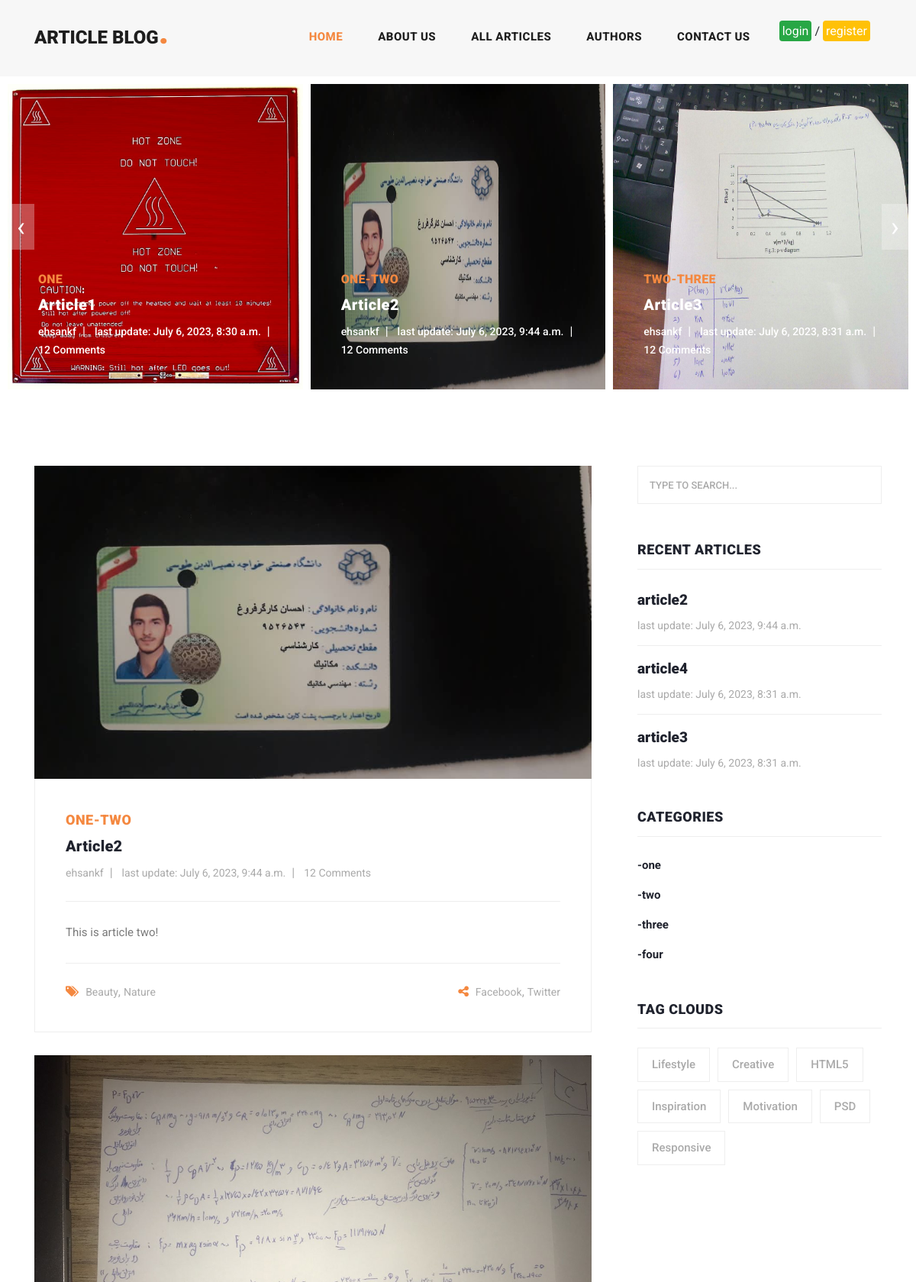
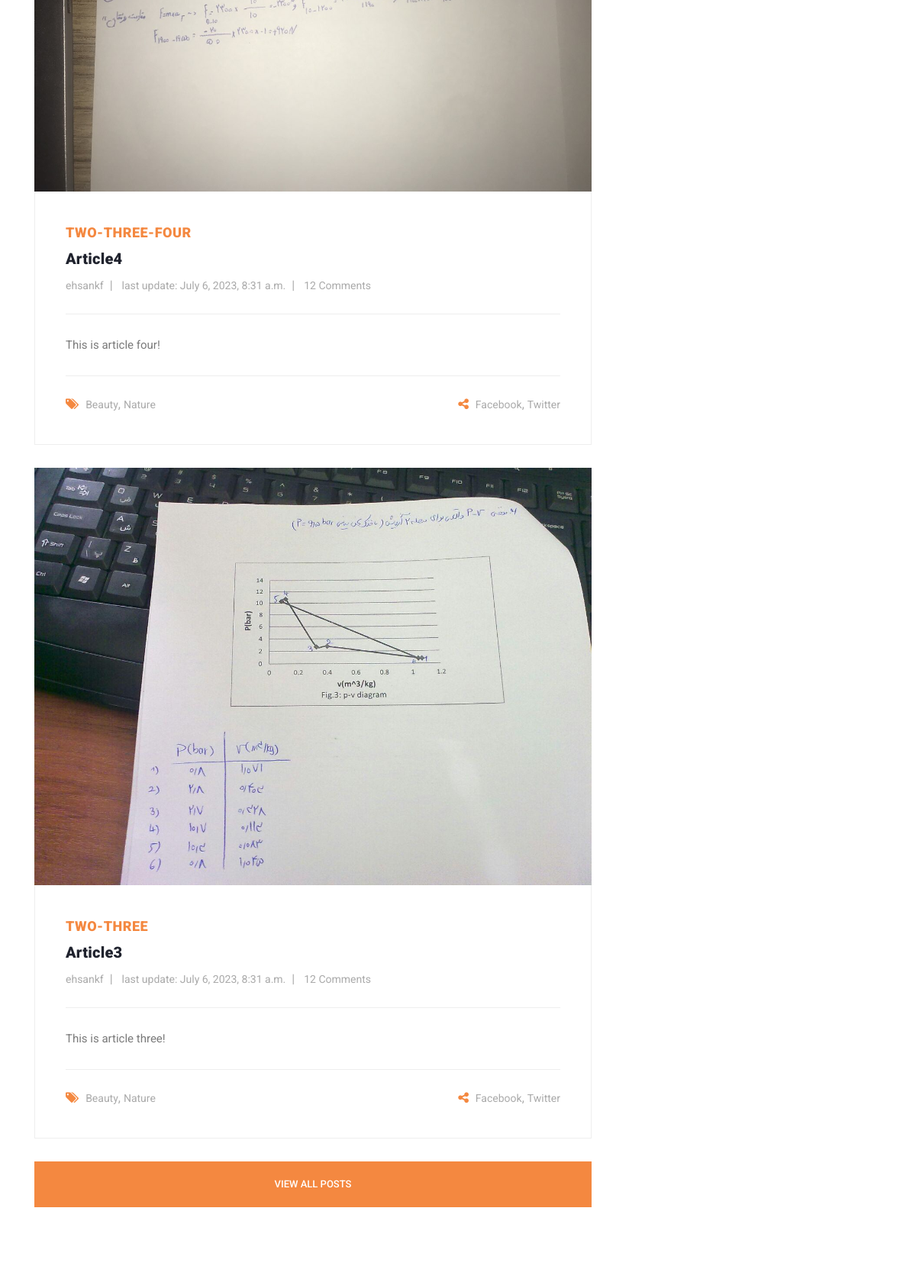
The page / (upper part) on the database its author committed (2 pictures, top to bottom).
### blog/models.py (models this page shows, shortened)
class Article(models.Model):
    title = models.CharField(max_length=50, unique=True)
    slug = models.CharField(max_length=50, unique=True, editable=False)
    body = models.TextField()
    image = models.ImageField(upload_to="images/articles")
    created = models.DateTimeField(auto_now_add=True, null=True, blank=True)
    updated = models.DateTimeField(auto_now=True, null=True, blank=True)
    category = models.ManyToManyField(Category, related_name="articles")
    author = models.ForeignKey(Author, on_delete=models.CASCADE, related_name="articles")
    def get_absolute_url(self):
        return reverse("blog:article-detail", args=[self.slug])

class Category(models.Model):
    title = models.CharField(max_length=50, unique=True)
    slug = models.CharField(max_length=50, unique=True, editable=False)
    def __str__(self):
        return self.title

### account/models.py (models this page shows, shortened)
class Author(models.Model):
    user = models.OneToOneField(User, on_delete=models.CASCADE)
    first_name = models.CharField(max_length=50)
    last_name = models.CharField(max_length=50)
    email = models.EmailField(null=True, blank=True)
    phone_number = models.CharField(max_length=11, null=True, blank=True)
    image = models.ImageField(upload_to="images/Authors")
    nickname = models.CharField(max_length=30, unique=True)
    slug = models.CharField(max_length=30, unique=True, editable=False)
    def __str__(self):
        return self.nickname

### home/views.py (the view)
# urls.py: path('', include('home.urls')),
def home(request):
    articles = Article.objects.all()
    return render(request, "home/home.html", context={"articles": articles})

### context_processors/context_processors.py (called while the page is built)
def recent_articles(request):
    recent_articles = Article.objects.order_by("-updated")[:3]
    return {"recent_articles": recent_articles}

def all_categories(request):
    all_categories = Category.objects.all()
    return {"all_categories": all_categories}

### home/templates/home/home.html
{% extends "base.html" %}
{% load static %}
{% block content %}
<div class="main-banner header-text">
    <div class="container-fluid">
      <div class="owl-banner owl-carousel">
        {% for article in articles %}
            <div class="item">
            <img height="400 px" src="{{ article.image.url }}" alt="">
            <div class="item-content">
                <div class="main-content">
                <div class="meta-category">
                    <span>{% for cat in article.category.all %}{{ cat }}{% if cat != article.category.last %}-{% endif %}{% endfor %}</span>
                </div>
                <a href="{{ article.get_absolute_url }}"><h4>{{ article.title }}</h4></a>
                <ul class="post-info">
                    <li><a href="#">{{ article.author }}</a></li>
                    <li><a href="#">last update: {{ article.updated }}</a></li>
                    <li><a href="#">12 Comments</a></li>
                </ul>
                </div>
            </div>
            </div>
        {% endfor %}
      </div>
    </div>
  </div>
  <section class="blog-posts">
    <div class="container">
      <div class="row">
        <div class="col-lg-8">
          <div class="all-blog-posts">
            <div class="row">
              <div class="col-lg-12">
                {% for article in recent_articles %}
                    <div class="blog-post">
                  <div class="blog-thumb">
                    <img src="{{ article.image.url }}" alt="">
                  </div>
                  <div class="down-content">
                    <span>{% for cat in article.category.all %}{{ cat }}{% if cat != article.category.last %}-{% endif %}{% endfor %}</span>
                    <a href="{{ article.get_absolute_url }}"><h4>{{ article.title }}</h4></a>
                    <ul class="post-info">
                      <li><a href="#">{{ article.author }}</a></li>
                      <li><a href="#">last update: {{ article.updated }}</a></li>
                      <li><a href="#">12 Comments</a></li>
                    </ul>
                    <p>{{ article.body }}</p>
                    <div class="post-options">
                      <div class="row">
                        <div class="col-6">
                          <ul class="post-tags">
                            <li><i class="fa fa-tags"></i></li>
                            <li><a href="#">Beauty</a>,</li>
                            <li><a href="#">Nature</a></li>
                          </ul>
                        </div>
                        <div class="col-6">
                          <ul class="post-share">
                            <li><i class="fa fa-share-alt"></i></li>
                            <li><a href="#">Facebook</a>,</li>
                            <li><a href="#"> Twitter</a></li>
                          </ul>
                        </div>
                      </div>
                    </div>
                  </div>
                    </div>
                {% endfor %}
              </div>
              <div class="col-lg-12">
                <div class="main-button">
                  <a href="{% url 'blog:all-articles' %}">View All Posts</a>
                </div>
              </div>
            </div>
          </div>
        </div>
        <div class="col-lg-4">
          {% include "includes/sidebar.html" %}
        </div>
      </div>
    </div>
  </section>
{% endblock %}

### templates/includes/sidebar.html
<div class="sidebar">
  <div class="row">
    <div class="col-lg-12">
      <div class="sidebar-item search">
        <form id="search_form" name="gs" method="GET" action="#">
          <input type="text" name="q" class="searchText" placeholder="type to search..." autocomplete="on">
        </form>
      </div>
    </div>
    <div class="col-lg-12">
      <div class="sidebar-item recent-posts">
        <div class="sidebar-heading">
          <h2>Recent Articles</h2>
        </div>
        <div class="content">
          <ul>
            {% for article in recent_articles %}
            <li><a href="{{ article.get_absolute_url }}">
              <h5>{{ article.title }}</h5>
              <span>last update: {{ article.updated }}</span>
            </a></li>
            {% endfor %}
          </ul>
        </div>
      </div>
    </div>
    <div class="col-lg-12">
      <div class="sidebar-item categories">
        <div class="sidebar-heading">
          <h2>Categories</h2>
        </div>
        <div class="content">
          <ul>
            {% for cat in all_categories %}
              <li><a href="{% url 'blog:category-list' cat.slug %}">-{{ cat.title }}</a></li>
            {% endfor %}
          </ul>
        </div>
      </div>
    </div>
    <div class="col-lg-12">
      <div class="sidebar-item tags">
        <div class="sidebar-heading">
          <h2>Tag Clouds</h2>
        </div>
        <div class="content">
          <ul>
            <li><a href="#">Lifestyle</a></li>
            <li><a href="#">Creative</a></li>
            <li><a href="#">HTML5</a></li>
            <li><a href="#">Inspiration</a></li>
            <li><a href="#">Motivation</a></li>
            <li><a href="#">PSD</a></li>
            <li><a href="#">Responsive</a></li>
          </ul>
        </div>
      </div>
    </div>
  </div>
</div>

### rows shown on the page
Article: image (picture), title "Article1", author "ehsankf", updated "July 6, 2023, 8:30 a.m."
Category: title "ONE", title "one"
Article: image (picture), title "Article2", author "ehsankf", updated "July 6, 2023, 9:44 a.m.", body "This is article two!", title "article2"
Category: title "TWO", title "two"
Article: image (picture), title "Article3", author "ehsankf", updated "July 6, 2023, 8:31 a.m.", body "This is article three!", title "article3"
Category: title "THREE", title "three"
Article: image (picture), title "Article4", author "ehsankf", updated "July 6, 2023, 8:31 a.m.", body "This is article four!", title "article4"
Category: title "FOUR", title "four"
